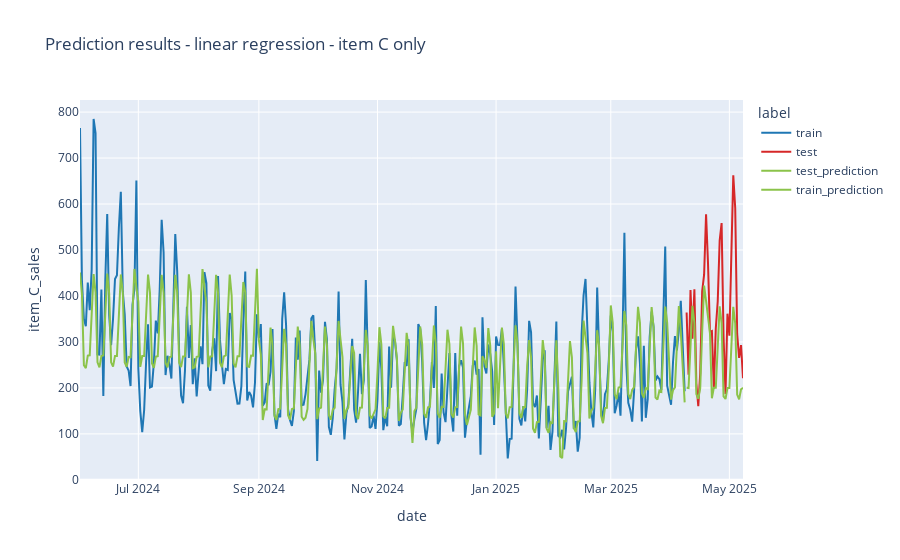

The notebook cell this image was saved under:
### Code cell
y_train_for_plot_item_C = pd.DataFrame(y_train_item_C).assign(label='train')
y_test_for_plot_item_C = pd.DataFrame(y_test_item_C).assign(label='test')
y_pred_pred_for_plot_item_C = pd.DataFrame(y_pred_item_C, columns=['item_C_sales'], index=y_test_item_C.index).assign(label='test_prediction')
y_train_pred_for_plot_item_C = pd.DataFrame(y_train_pred_item_C, columns=['item_C_sales'], index=y_train_item_C.index).assign(label='train_prediction')

custom_colors = {
    'train': '#1f77b4',
    'test': '#d62728',
    'test_prediction': '#8bc34a',
    'train_prediction': '#8bc34a'
}

lr_plot_fig = px.line(pd.concat((y_train_for_plot_item_C , y_test_for_plot_item_C, y_pred_pred_for_plot_item_C, y_train_pred_for_plot_item_C)), 
        y="item_C_sales",
        color='label', 
        title='Prediction results - linear regression - item C only',
        color_discrete_map=custom_colors
        )

lr_plot_fig.show()

### Figure 1 — Plotly figure (JSON) as saved in the notebook; plotly's stock layout.template omitted (floating-point values rounded to 4 significant figures; data arrays with more than 128 entries replaced by an {"elided": "..."} marker saying what was removed)
{"data": [{"hovertemplate": "label=train<br>date=%{x}<br>item_C_sales=%{y}<extra></extra>", "legendgroup": "train", "line": {"color": "#1f77b4", "dash": "solid"}, "marker": {"symbol": "circle"}, "mode": "lines", "name": "train", "orientation": "v", "showlegend": true, "type": "scatter", "x": {"elided": "310 str values"}, "xaxis": "x", "y": {"elided": "310 float values"}, "yaxis": "y"}, {"hovertemplate": "label=test<br>date=%{x}<br>item_C_sales=%{y}<extra></extra>", "legendgroup": "test", "line": {"color": "#d62728", "dash": "solid"}, "marker": {"symbol": "circle"}, "mode": "lines", "name": "test", "orientation": "v", "showlegend": true, "type": "scatter", "x": ["2025-04-09T00:00:00.000000000", "2025-04-10T00:00:00.000000000", "2025-04-11T00:00:00.000000000", "2025-04-12T00:00:00.000000000", "2025-04-13T00:00:00.000000000", "2025-04-14T00:00:00.000000000", "2025-04-15T00:00:00.000000000", "2025-04-16T00:00:00.000000000", "2025-04-17T00:00:00.000000000", "2025-04-18T00:00:00.000000000", "2025-04-19T00:00:00.000000000", "2025-04-20T00:00:00.000000000", "2025-04-21T00:00:00.000000000", "2025-04-22T00:00:00.000000000", "2025-04-23T00:00:00.000000000", "2025-04-24T00:00:00.000000000", "2025-04-25T00:00:00.000000000", "2025-04-26T00:00:00.000000000", "2025-04-27T00:00:00.000000000", "2025-04-28T00:00:00.000000000", "2025-04-29T00:00:00.000000000", "2025-04-30T00:00:00.000000000", "2025-05-01T00:00:00.000000000", "2025-05-02T00:00:00.000000000", "2025-05-03T00:00:00.000000000", "2025-05-04T00:00:00.000000000", "2025-05-05T00:00:00.000000000", "2025-05-06T00:00:00.000000000", "2025-05-07T00:00:00.000000000", "2025-05-08T00:00:00.000000000"], "xaxis": "x", "y": [364.0, 228.5, 412.8, 307.0, 414.3, 209.5, 160.5, 232.5, 410.0, 446.2, 577.5, 471.5, 322.0, 323.7, 198.0, 329.0, 388.0, 520.5, 558.5, 310.5, 187.0, 361.5, 313.7, 460.0, 662.6, 591.0, 317.5, 265.5, 293.0, 221.0], "yaxis": "y"}, {"hovertemplate": "label=test_prediction<br>date=%{x}<br>item_C_sales=%{y}<extra></extra>", "legendgroup": "test_prediction", "line": {"color": "#8bc34a", "dash": "solid"}, "marker": {"symbol": "circle"}, "mode": "lines", "name": "test_prediction", "orientation": "v", "showlegend": true, "type": "scatter", "x": ["2025-04-09T00:00:00.000000000", "2025-04-10T00:00:00.000000000", "2025-04-11T00:00:00.000000000", "2025-04-12T00:00:00.000000000", "2025-04-13T00:00:00.000000000", "2025-04-14T00:00:00.000000000", "2025-04-15T00:00:00.000000000", "2025-04-16T00:00:00.000000000", "2025-04-17T00:00:00.000000000", "2025-04-18T00:00:00.000000000", "2025-04-19T00:00:00.000000000", "2025-04-20T00:00:00.000000000", "2025-04-21T00:00:00.000000000", "2025-04-22T00:00:00.000000000", "2025-04-23T00:00:00.000000000", "2025-04-24T00:00:00.000000000", "2025-04-25T00:00:00.000000000", "2025-04-26T00:00:00.000000000", "2025-04-27T00:00:00.000000000", "2025-04-28T00:00:00.000000000", "2025-04-29T00:00:00.000000000", "2025-04-30T00:00:00.000000000", "2025-05-01T00:00:00.000000000", "2025-05-02T00:00:00.000000000", "2025-05-03T00:00:00.000000000", "2025-05-04T00:00:00.000000000", "2025-05-05T00:00:00.000000000", "2025-05-06T00:00:00.000000000", "2025-05-07T00:00:00.000000000", "2025-05-08T00:00:00.000000000"], "xaxis": "x", "y": [200.1, 199.6, 290.3, 378.6, 341.7, 186.4, 176.2, 199.7, 322.5, 422.7, 389.2, 350.4, 319.4, 177.5, 200.5, 200.4, 289.2, 377.5, 340.3, 181.6, 175.9, 199.6, 199.9, 285.9, 376.5, 340.7, 185.6, 175.3, 196.8, 200.4], "yaxis": "y"}, {"hovertemplate": "label=train_prediction<br>date=%{x}<br>item_C_sales=%{y}<extra></extra>", "legendgroup": "train_prediction", "line": {"color": "#8bc34a", "dash": "solid"}, "marker": {"symbol": "circle"}, "mode": "lines", "name": "train_prediction", "orientation": "v", "showlegend": true, "type": "scatter", "x": {"elided": "310 str values"}, "xaxis": "x", "y": {"elided": "310 float values"}, "yaxis": "y"}], "layout": {"legend": {"title": {"text": "label"}, "tracegroupgap": 0}, "title": {"text": "Prediction results - linear regression - item C only"}, "xaxis": {"anchor": "y", "domain": [0, 1], "title": {"text": "date"}}, "yaxis": {"anchor": "x", "domain": [0, 1], "title": {"text": "item_C_sales"}}}}
